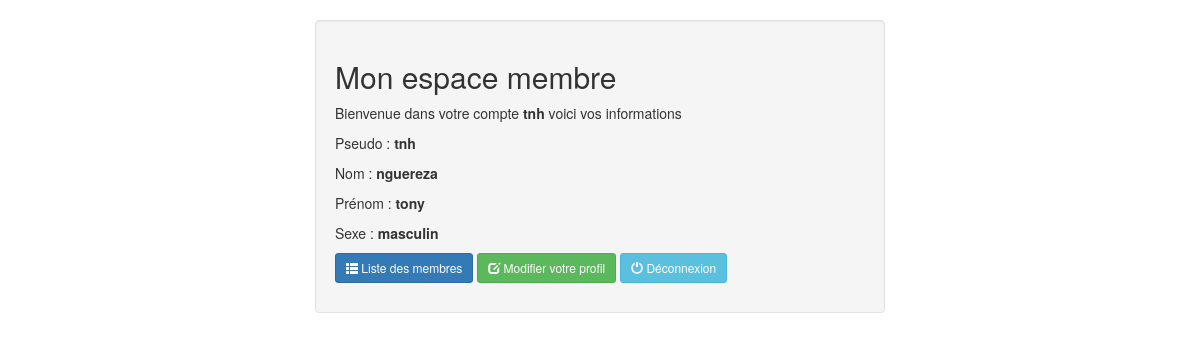
/index.php (signed in), run on the app's committed database.
### tables this page shows
CREATE TABLE IF NOT EXISTS `users` (
  `id` int(11) NOT NULL AUTO_INCREMENT,
  `pseudo` varchar(50) NOT NULL,
  `password` varchar(255) NOT NULL,
  `nom` varchar(255) NOT NULL,
  `prenom` varchar(255) NOT NULL,
  `sexe` varchar(255) NOT NULL,
  PRIMARY KEY (`id`)
);

### index.php (the view, shortened to what this page needs)
<!DOCTYPE html>
		<html>
		  <head>
			<link href="bootstrap/css/bootstrap.min.css" rel="stylesheet">
			<link href="bootstrap/css/style.css" rel="stylesheet">
		  </head>
		  <body>
			<div class = "container">
				<br />
				<div class "row">
					<div class = "col-lg-offset-3 col-lg-6 col-lg-offset-3 well">
						<h2>Mon espace membre</h2>
							<?php
								if(!isset($_SESSION['id']) || !isset($_SESSION['pseudo'])){
									echo '<p>Vous n\'êtes pas encore connecté
											<a class = "btn btn-sm btn-primary" href = "connexion.php"><i class = "glyphicon glyphicon-off"></i> Connexion</a> ou
											<a class = "btn btn-sm btn-success" href = "inscription.php"><i class = "glyphicon glyphicon-user"></i> Créer votre compte</a>
											</p>';
								}
								else{
									$id = $_SESSION['id'];
									$sql = mysql_query("SELECT * FROM users WHERE id = '$id'") or die('Erreur de la requête SQL');
									$donnees = mysql_fetch_array($sql);
								?>
								<p>Bienvenue dans votre compte <b><?php echo $donnees['pseudo'];?></b> voici vos informations</p>
								<p>Pseudo : <b><?php echo $donnees['pseudo'];?></b></p>
								<p>Nom : <b><?php echo $donnees['nom'];?></b></p>
								<p>Prénom : <b><?php echo $donnees['prenom'];?></b></p>
								<p>Sexe : <b><?php echo $donnees['sexe'];?></b></p>
								<p>
									 <a class = "btn btn-sm btn-primary" href = "membres.php"><i class = "glyphicon glyphicon-th-list"></i> Liste des membres</a>
									 <a class = "btn btn-sm btn-success" href = "modifier.php"><i class = "glyphicon glyphicon-edit"></i> Modifier votre profil</a>
									 <a class = "btn btn-sm btn-info" href = "deconnexion.php"><i class = "glyphicon glyphicon-off"></i> Déconnexion</a>
								 </p>
							<?php
								}
							?>
					</div>
				</div>
			</div>
		  </body>
		</html>

### data on the page
users: pseudo "tnh", nom "nguereza", prenom "tony", sexe "masculin"
